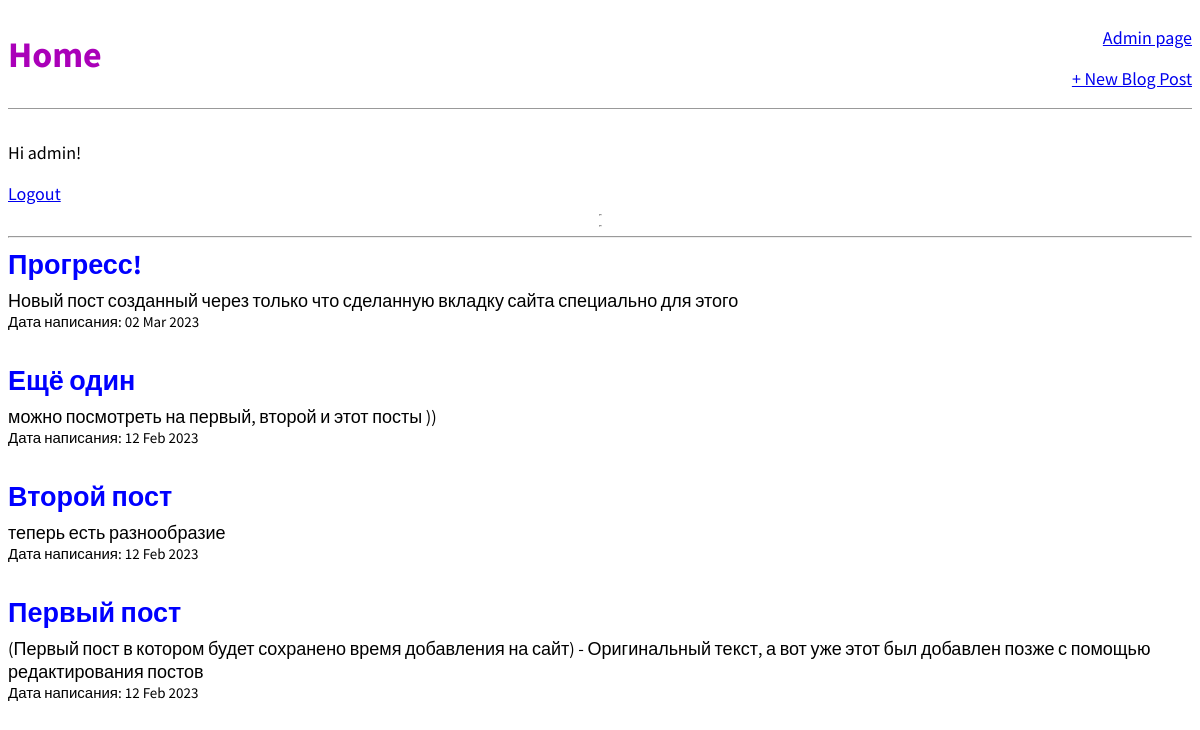
The app's page / (signed in) with its own data.
### blog/models.py (models this page shows, shortened)
class Post(models.Model):
    title = models.CharField(max_length=400)
    author = models.ForeignKey("auth.User", on_delete=models.CASCADE,)
    body = models.TextField()
    pub_date = models.DateTimeField('date published', auto_now_add=True)

### blog/views.py (the view)
# urls.py: path('', BlogListView.as_view(), name='home'),
class BlogListView(ListView):
    model = Post
    ordering = ['-pub_date']
    template_name = "home.html"

### templates/home.html
{% extends 'base.html' %}
{% block content %}
{% for post in post_list %}
    <div class="post-entry">
        <h2><a href="{%url 'post_detail' post.pk %}">{{post.title}}</a></h2>
        <p>{{post.body}}</p>
        <p><small>Дата написания: {{post.pub_date|date:"d M Y"}}</small></p>
    </div>
{% endfor %}
{% endblock content %}

### templates/base.html (shortened to what this page needs)
{% load static %}
<html>
    <head>
        <link href="{% static 'css/base.css' %}" rel="stylesheet">
    </head>
    <body>
        <header>
            <div class="nav-left">
                <h1><a href={% url 'home' %}>Home</a></h1>
            </div>
            <div>
                <p align="right"><a href="/admin/">Admin page</a></p>
                <p align="right"><a href="{% url 'post_new' %}">+ New Blog Post</a></p>
            </div>
        </header>
        {% if user.is_authenticated %}
            <p>Hi {{ user.username }}!</p>
            <a href="{% url 'logout' %}">Logout</a>
        {% else %}
            <p>You are not logged in.</p>
            <p><a href="{% url 'login' %}">Log in</a></p>
            <p><a href="{% url 'signup' %}">Sign Up</a></p>
        {% endif %}
        <hr width="0">
        <hr width="0">
        <hr>
        <div>
            {% block content %}
            {% endblock content %}
        </div>
    </body>
</html>

### static/css/base.css (style rules this page uses)
body { font-family: 'Source Sans Pro', sans-serif; font-size: 18px; }
header { border-bottom: 1px solid #999; margin-bottom: 2rem; display: flex; }
header h1 a { color: rgb(170, 0, 185); text-decoration: none; }
.nav-left { margin-right: auto; }
.post-entry { margin-bottom: 2rem; }
.post-entry h2 { margin: 0.5rem 0; }
.post-entry h2 a, .post-entry h2 a:visited { color: blue; text-decoration: none; }
.post-entry p { margin: 0; font-weight: 400; }

### records on screen
Post: title "Прогресс!", body "Новый пост созданный через только что сделанную вкладку сайта специально для этого", pub_date "02 Mar 2023"
Post: title "Ещё один", body "можно посмотреть на первый, второй и этот посты ))", pub_date "12 Feb 2023"
Post: title "Второй пост", body "теперь есть разнообразие", pub_date "12 Feb 2023"
Post: title "Первый пост", body "(Первый пост в котором будет сохранено время добавления на сайт) - Оригинальный текст, а вот уже этот был добавлен позже с помощью редактирования постов", pub_date "12 Feb 2023"

### other values on screen
{{ user.username }} "admin"
